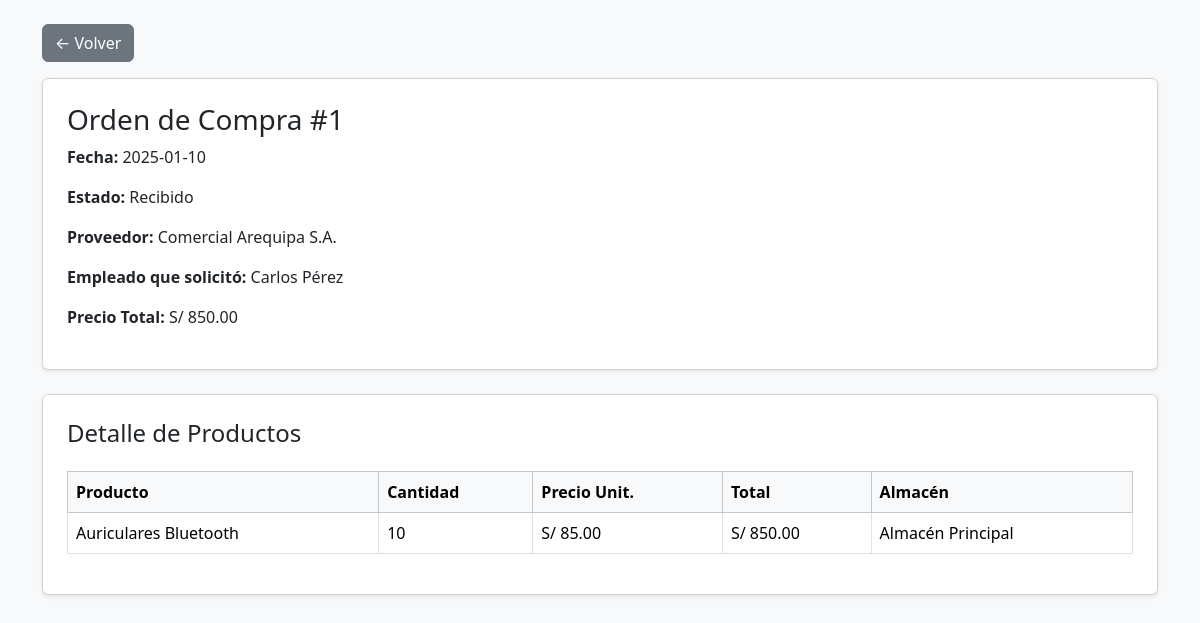
The app's page /include/detalleOrdenCompra.php?id=1 (signed in), older data.
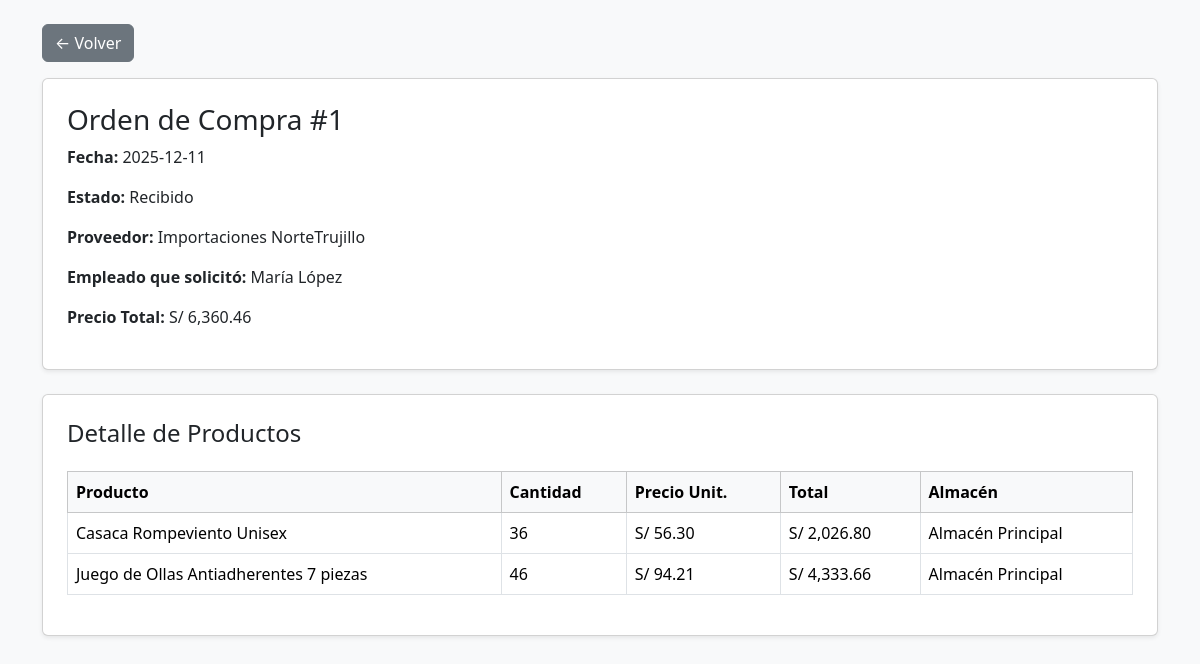
The same page, newer data.
### tables this page shows
CREATE TABLE `orden_compra` (
  `id_ordcmpra` int(11) NOT NULL,
  `fecha_ordcmpra` date NOT NULL,
  `estado` varchar(30) NOT NULL,
  `precio` decimal(10,2) NOT NULL,
  `id_provdor` int(11) NOT NULL,
  `id_empldo` int(11) NOT NULL
);

CREATE TABLE `proveedor` (
  `id_provdor` int(11) NOT NULL,
  `nombre` varchar(100) NOT NULL,
  `telefono` varchar(20) DEFAULT NULL,
  `correo` varchar(100) DEFAULT NULL,
  `id_drccion` int(11) NOT NULL
);

CREATE TABLE `empleado` (
  `id_empldo` int(11) NOT NULL,
  `dni` varchar(20) DEFAULT NULL,
  `nombre` varchar(80) DEFAULT NULL,
  `apellido` varchar(80) DEFAULT NULL,
  `fecha_ncmnto` date DEFAULT NULL,
  `telefono` varchar(20) DEFAULT NULL,
  `id_tipo_crg` int(11) NOT NULL,
  `fecha_cntrto` date DEFAULT NULL,
  `salario` decimal(10,2) DEFAULT NULL,
  `id_direccion` int(11) NOT NULL,
  `id_almcen` int(11) NOT NULL,
  `contraseña` varchar(255) NOT NULL
);

CREATE TABLE `detalle_compra` (
  `id_dtlle_oc` int(11) NOT NULL,
  `id_ordcmpra` int(11) NOT NULL,
  `cantidad` int(11) NOT NULL,
  `prcio_untr` decimal(10,2) NOT NULL,
  `id_producto` int(11) NOT NULL
);

CREATE TABLE `producto` (
  `id_producto` int(11) NOT NULL,
  `nombre` varchar(80) NOT NULL,
  `descripcion` varchar(200) DEFAULT NULL,
  `imagen` varchar(200) DEFAULT NULL,
  `id_catgria` int(11) NOT NULL,
  `perecible` tinyint(1) NOT NULL,
  `fch_vncmnto` date DEFAULT NULL,
  `grntia_meses` int(11) DEFAULT NULL,
  `fecha_rgstro` date NOT NULL,
  `precio` decimal(10,2) NOT NULL DEFAULT 0.00
);

CREATE TABLE `almacen` (
  `id_almcen` int(11) NOT NULL,
  `nombre` varchar(60) NOT NULL,
  `telefono` varchar(20) DEFAULT NULL,
  `id_drccion` int(11) NOT NULL
);

### include/detalleOrdenCompra.php (the view, shortened to what this page needs)
<?php
require_once("db_connect.php");
$id = intval($_GET['id']);
$sqlOrden = "
SELECT
    oc.*,
    p.nombre AS proveedor,
    e.nombre AS emp_nombre,
    e.apellido AS emp_apellido
FROM orden_compra oc
INNER JOIN proveedor p ON oc.id_provdor = p.id_provdor
INNER JOIN empleado e ON oc.id_empldo = e.id_empldo
WHERE oc.id_ordcmpra = ?
";
$stmt = $conn->prepare($sqlOrden);
$stmt->bind_param("i", $id);
$stmt->execute();
$orden = $stmt->get_result()->fetch_assoc();
$sqlDetalle = "
SELECT
    dc.cantidad,
    dc.prcio_untr AS precio_unit,
    pr.nombre AS producto,
    pr.id_producto
FROM detalle_compra dc
INNER JOIN producto pr ON dc.id_producto = pr.id_producto
WHERE dc.id_ordcmpra = ?
";
$stmt2 = $conn->prepare($sqlDetalle);
$stmt2->bind_param("i", $id);
$stmt2->execute();
$detalles = $stmt2->get_result();
?>
<!DOCTYPE html>
<html lang="es">
<head>
<link href="https://cdn.jsdelivr.net/npm/bootstrap@5.3.3/dist/css/bootstrap.min.css" rel="stylesheet">
</head>
<body class="bg-light">
<div class="container my-4">
    <a href="../pages/botonOrdenCompra.php" class="btn btn-secondary mb-3">← Volver</a>
    <div class="card shadow-sm p-4">
        <h3>Orden de Compra #<?= $orden['id_ordcmpra'] ?></h3>
        <p><strong>Fecha:</strong> <?= $orden['fecha_ordcmpra'] ?></p>
        <p><strong>Estado:</strong> <?= $orden['estado'] ?></p>
        <p><strong>Proveedor:</strong> <?= htmlspecialchars($orden['proveedor']) ?></p>
        <p><strong>Empleado que solicitó:</strong> <?= htmlspecialchars($orden['emp_nombre'] . " " . $orden['emp_apellido']) ?></p>
        <p><strong>Precio Total:</strong> S/ <?= number_format($orden['precio'],2) ?></p>
    </div>
    <div class="card shadow-sm p-4 mt-4">
        <h4>Detalle de Productos</h4>
        <table class="table table-bordered mt-3">
            <thead class="table-light">
                <tr>
                    <th>Producto</th>
                    <th>Cantidad</th>
                    <th>Precio Unit.</th>
                    <th>Total</th>
                    <th>Almacén</th>
                </tr>
            </thead>
            <tbody>
            <?php while ($fila = $detalles->fetch_assoc()): ?>
                <?php
                $sqlInv = "
                SELECT i.*, a.nombre AS almacen_nombre
                FROM inventario i
                INNER JOIN almacen a ON i.id_almcen = a.id_almcen
                WHERE i.id_producto = ?
                LIMIT 1
                ";
                $stmt3 = $conn->prepare($sqlInv);
                $stmt3->bind_param("i", $fila['id_producto']);
                $stmt3->execute();
                $inv = $stmt3->get_result()->fetch_assoc();
                $almacen = $inv
                    ? $inv['almacen_nombre']
                    : "Aún no asignado (esperando recepción)";
                ?>
                <tr>
                    <td><?= htmlspecialchars($fila['producto']) ?></td>
                    <td><?= $fila['cantidad'] ?></td>
                    <td>S/ <?= number_format($fila['precio_unit'], 2) ?></td>
                    <td>S/ <?= number_format($fila['precio_unit'] * $fila['cantidad'], 2) ?></td>
                    <td><?= htmlspecialchars($almacen) ?></td>
                </tr>
            <?php endwhile; ?>
            </tbody>
        </table>
    </div>
</div>
</body>
</html>

Row changes from the older to the newer data that the page shows:
changed orden_compra "Recibido": fecha_ordcmpra "2025-01-10" → "2025-12-11"; id_provdor.nombre "Comercial Arequipa S.A." → "Importaciones NorteTrujillo"; id_empldo.apellido "Carlos Pérez" → "María López"; precio "850.00" → "6,360.46"
changed detalle_compra: id_producto.nombre "Auriculares Bluetooth" → "Casaca Rompeviento Unisex"; cantidad "10" → "36"; prcio_untr "85.00" → "56.30"; $fila['precio_unit'] * $fila['cantidad'] "850.00" → "2,026.80"
now on this page (row edited): detalle_compra: id_producto.nombre "Juego de Ollas Antiadherentes 7 piezas", cantidad "46", prcio_untr "94.21", $fila['precio_unit'] * $fila['cantidad'] "4,333.66", almacen.nombre "Almacén Principal"
